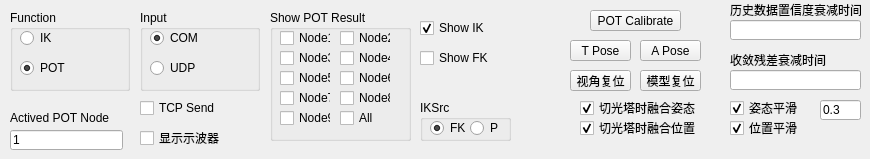
     <widget class="QWidget" name="tab_3">
      <attribute name="title">
       <string>常用功能</string>
      </attribute>
      <widget class="QPushButton" name="resetSightButton">
       <property name="geometry">
        <rect>
         <x>570</x>
         <y>70</y>
         <width>61</width>
         <height>21</height>
        </rect>
       </property>
       <property name="text">
        <string>视角复位</string>
       </property>
      </widget>
      <widget class="QPushButton" name="TposeButton">
       <property name="geometry">
        <rect>
         <x>570</x>
         <y>40</y>
         <width>61</width>
         <height>21</height>
        </rect>
       </property>
       <property name="text">
        <string>T Pose</string>
       </property>
      </widget>
      <widget class="QPushButton" name="AposeButton">
       <property name="geometry">
        <rect>
         <x>640</x>
         <y>40</y>
         <width>61</width>
         <height>21</height>
        </rect>
       </property>
       <property name="text">
        <string>A Pose</string>
       </property>
      </widget>
      <widget class="QLineEdit" name="OffsetDampingTimeLineEdit">
       <property name="geometry">
        <rect>
         <x>730</x>
         <y>70</y>
         <width>131</width>
         <height>20</height>
        </rect>
       </property>
      </widget>
      <widget class="QLabel" name="label_4">
       <property name="geometry">
        <rect>
         <x>730</x>
         <y>50</y>
         <width>131</width>
         <height>20</height>
        </rect>
       </property>
       <property name="text">
        <string>收敛残差衰减时间</string>
       </property>
      </widget>
      <widget class="QLabel" name="label_3">
       <property name="geometry">
        <rect>
         <x>730</x>
         <y>0</y>
         <width>131</width>
         <height>20</height>
        </rect>
       </property>
       <property name="text">
        <string>历史数据置信度衰减时间</string>
       </property>
      </widget>
      <widget class="QLineEdit" name="ConfidenceDampingTimeLineEdit">
       <property name="geometry">
        <rect>
         <x>730</x>
         <y>20</y>
         <width>131</width>
         <height>20</height>
        </rect>
       </property>
      </widget>
      <widget class="QLabel" name="label_2">
       <property name="geometry">
        <rect>
         <x>10</x>
         <y>110</y>
         <width>121</width>
         <height>16</height>
        </rect>
       </property>
       <property name="text">
        <string>Actived POT Node</string>
       </property>
      </widget>
      <widget class="QLineEdit" name="activedPOTNodeLineEdit">
       <property name="enabled">
        <bool>true</bool>
       </property>
       <property name="geometry">
        <rect>
         <x>10</x>
         <y>130</y>
         <width>113</width>
         <height>20</height>
        </rect>
       </property>
       <property name="text">
        <string>1</string>
       </property>
      </widget>
      <widget class="QGroupBox" name="Mode">
       <property name="geometry">
        <rect>
         <x>10</x>
         <y>10</y>
         <width>120</width>
         <height>81</height>
        </rect>
       </property>
       <property name="title">
        <string>Function</string>
       </property>
       <widget class="QRadioButton" name="testIKRadioButton">
        <property name="geometry">
         <rect>
          <x>10</x>
          <y>20</y>
          <width>89</width>
          <height>16</height>
         </rect>
        </property>
        <property name="text">
         <string>IK</string>
        </property>
        <property name="checked">
         <bool>false</bool>
        </property>
       </widget>
       <widget class="QRadioButton" name="testPOTRadioButton">
        <property name="geometry">
         <rect>
          <x>10</x>
          <y>50</y>
          <width>89</width>
          <height>16</height>
         </rect>
        </property>
        <property name="text">
         <string>POT</string>
        </property>
        <property name="checked">
         <bool>true</bool>
        </property>
       </widget>
      </widget>
      <widget class="QPushButton" name="resetRobotButton">
       <property name="geometry">
        <rect>
         <x>640</x>
         <y>70</y>
         <width>61</width>
         <height>21</height>
        </rect>
       </property>
       <property name="text">
        <string>模型复位</string>
       </property>
      </widget>
      <widget class="QCheckBox" name="showOscilloscopeCheckBox">
       <property name="geometry">
        <rect>
         <x>140</x>
         <y>130</y>
         <width>101</width>
         <height>16</height>
        </rect>
       </property>
       <property name="text">
        <string>显示示波器</string>
       </property>
      </widget>
      <widget class="QCheckBox" name="EnableTcpSendCheckBox">
       <property name="geometry">
        <rect>
         <x>140</x>
         <y>100</y>
         <width>121</width>
         <height>16</height>
        </rect>
       </property>
       <property name="text">
        <string>TCP Send</string>
       </property>
      </widget>
      <widget class="QGroupBox" name="InputSelection">
       <property name="geometry">
        <rect>
         <x>140</x>
         <y>10</y>
         <width>120</width>
         <height>81</height>
        </rect>
       </property>
       <property name="title">
        <string>Input</string>
       </property>
       <widget class="QRadioButton" name="useCOMRadioButton">
        <property name="geometry">
         <rect>
          <x>10</x>
          <y>20</y>
          <width>89</width>
          <height>16</height>
         </rect>
        </property>
        <property name="text">
         <string>COM</string>
        </property>
        <property name="checked">
         <bool>true</bool>
        </property>
       </widget>
       <widget class="QRadioButton" name="useUDPRadioButton">
        <property name="geometry">
         <rect>
          <x>10</x>
          <y>50</y>
          <width>89</width>
          <height>16</height>
         </rect>
        </property>
        <property name="text">
         <string>UDP</string>
        </property>
       </widget>
      </widget>
      <widget class="QCheckBox" name="EnablePOTPosFusionCheckBox">
       <property name="geometry">
        <rect>
         <x>580</x>
         <y>120</y>
         <width>131</width>
         <height>16</height>
        </rect>
       </property>
       <property name="text">
        <string>切光塔时融合位置</string>
       </property>
       <property name="checked">
        <bool>true</bool>
       </property>
      </widget>
      <widget class="QCheckBox" name="EnablePOTOriFusionCheckBox">
       <property name="geometry">
        <rect>
         <x>580</x>
         <y>100</y>
         <width>131</width>
         <height>16</height>
        </rect>
       </property>
       <property name="text">
        <string>切光塔时融合姿态</string>
       </property>
       <property name="checked">
        <bool>true</bool>
       </property>
      </widget>
      <widget class="QCheckBox" name="EnablePOTOriSmoothCheckBox">
       <property name="geometry">
        <rect>
         <x>730</x>
         <y>100</y>
         <width>81</width>
         <height>16</height>
        </rect>
       </property>
       <property name="text">
        <string>姿态平滑</string>
       </property>
       <property name="checked">
        <bool>true</bool>
       </property>
      </widget>
      <widget class="QLineEdit" name="POTSmoothRatioLineEdit">
       <property name="enabled">
        <bool>true</bool>
       </property>
       <property name="geometry">
        <rect>
         <x>820</x>
         <y>100</y>
         <width>41</width>
         <height>20</height>
        </rect>
       </property>
       <property name="text">
        <string>0.3</string>
       </property>
      </widget>
      <widget class="QGroupBox" name="InputSelection_2">
       <property name="geometry">
        <rect>
         <x>270</x>
         <y>10</y>
         <width>141</width>
         <height>131</height>
        </rect>
       </property>
       <property name="title">
        <string>Show POT Result</string>
       </property>
       <widget class="QCheckBox" name="ShowPOTNode1CheckBox">
        <property name="geometry">
         <rect>
          <x>10</x>
          <y>20</y>
          <width>51</width>
          <height>16</height>
         </rect>
        </property>
        <property name="text">
         <string>Node1</string>
        </property>
       </widget>
       <widget class="QCheckBox" name="ShowPOTNode2CheckBox">
        <property name="geometry">
         <rect>
          <x>70</x>
          <y>20</y>
          <width>51</width>
          <height>16</height>
         </rect>
        </property>
        <property name="text">
         <string>Node2</string>
        </property>
       </widget>
       <widget class="QCheckBox" name="ShowPOTNode3CheckBox">
        <property name="geometry">
         <rect>
          <x>10</x>
          <y>40</y>
          <width>51</width>
          <height>16</height>
         </rect>
        </property>
        <property name="text">
         <string>Node3</string>
        </property>
       </widget>
       <widget class="QCheckBox" name="ShowPOTNode4CheckBox">
        <property name="geometry">
         <rect>
          <x>70</x>
          <y>40</y>
          <width>51</width>
          <height>16</height>
         </rect>
        </property>
        <property name="text">
         <string>Node4</string>
        </property>
       </widget>
       <widget class="QCheckBox" name="ShowPOTNode5CheckBox">
        <property name="geometry">
         <rect>
          <x>10</x>
          <y>60</y>
          <width>51</width>
          <height>16</height>
         </rect>
        </property>
        <property name="text">
         <string>Node5</string>
        </property>
       </widget>
       <widget class="QCheckBox" name="ShowPOTNode6CheckBox">
        <property name="geometry">
         <rect>
          <x>70</x>
          <y>60</y>
          <width>51</width>
          <height>16</height>
         </rect>
        </property>
        <property name="text">
         <string>Node6</string>
        </property>
       </widget>
       <widget class="QCheckBox" name="ShowAllPOTNodesCheckBox">
        <property name="geometry">
         <rect>
          <x>70</x>
          <y>100</y>
          <width>51</width>
          <height>16</height>
         </rect>
        </property>
        <property name="text">
         <string>All</string>
        </property>
       </widget>
       <widget class="QCheckBox" name="ShowPOTNode7CheckBox">
        <property name="geometry">
         <rect>
          <x>10</x>
          <y>80</y>
          <width>51</width>
          <height>16</height>
         </rect>
        </property>
        <property name="text">
         <string>Node7</string>
        </property>
       </widget>
       <widget class="QCheckBox" name="ShowPOTNode8CheckBox">
        <property name="geometry">
         <rect>
          <x>70</x>
          <y>80</y>
          <width>51</width>
          <height>16</height>
         </rect>
        </property>
        <property name="text">
         <string>Node8</string>
        </property>
       </widget>
       <widget class="QCheckBox" name="ShowPOTNode9CheckBox">
        <property name="geometry">
         <rect>
          <x>10</x>
          <y>100</y>
          <width>51</width>
          <height>16</height>
         </rect>
        </property>
        <property name="text">
         <string>Node9</string>
        </property>
       </widget>
      </widget>
      <widget class="QCheckBox" name="ShowFKCheckBox">
       <property name="geometry">
        <rect>
         <x>420</x>
         <y>50</y>
         <width>71</width>
         <height>16</height>
        </rect>
       </property>
       <property name="text">
        <string>Show FK</string>
       </property>
      </widget>
      <widget class="QCheckBox" name="ShowIKCheckBox">
       <property name="geometry">
        <rect>
         <x>420</x>
         <y>20</y>
         <width>71</width>
         <height>16</height>
        </rect>
       </property>
       <property name="text">
        <string>Show IK</string>
       </property>
       <property name="checked">
        <bool>true</bool>
       </property>
      </widget>
      <widget class="QPushButton" name="POT_Calibrate_pushButton">
       <property name="geometry">
        <rect>
         <x>590</x>
         <y>10</y>
         <width>91</width>
         <height>21</height>
        </rect>
       </property>
       <property name="text">
        <string>POT Calibrate</string>
       </property>
      </widget>
      <widget class="QCheckBox" name="EnablePOTPosSmoothCheckBox">
       <property name="geometry">
        <rect>
         <x>730</x>
         <y>120</y>
         <width>81</width>
         <height>16</height>
        </rect>
       </property>
       <property name="text">
        <string>位置平滑</string>
       </property>
       <property name="checked">
        <bool>true</bool>
       </property>
      </widget>
      <widget class="QGroupBox" name="IKSrc">
       <property name="geometry">
        <rect>
         <x>420</x>
         <y>100</y>
         <width>91</width>
         <height>41</height>
        </rect>
       </property>
       <property name="title">
        <string>IKSrc</string>
       </property>
       <widget class="QRadioButton" name="useFK_RadioButton">
        <property name="geometry">
         <rect>
          <x>10</x>
          <y>20</y>
          <width>51</width>
          <height>16</height>
         </rect>
        </property>
        <property name="text">
         <string>FK</string>
        </property>
        <property name="checked">
         <bool>true</bool>
        </property>
       </widget>
       <widget class="QRadioButton" name="usePOT_RadioButton">
        <property name="geometry">
         <rect>
          <x>50</x>
          <y>20</y>
          <width>41</width>
          <height>16</height>
         </rect>
        </property>
        <property name="text">
         <string>P</string>
        </property>
        <property name="checked">
         <bool>false</bool>
        </property>
       </widget>
      </widget>
     </widget>
